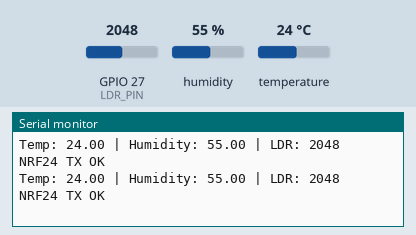
Recording of a sketch running on a simulated ESP32. Shown: the last lines printed to the serial monitor. The test bench sets the inputs (shaded band); at power-on: humidity 55 %, GPIO 27 (LDR_PIN) = 2048, temperature 24 °C. No radio packets arrive unless stated.

Above: at 1.7 s.
1.8 s: humidity set to 22 %
At 2.1 s:
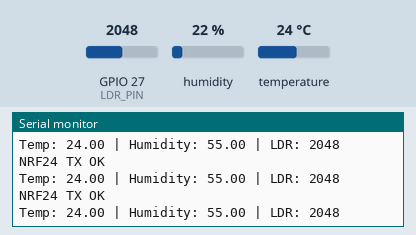
3.3 s: GPIO 27 (LDR_PIN) set to 2866
At 3.46 s:
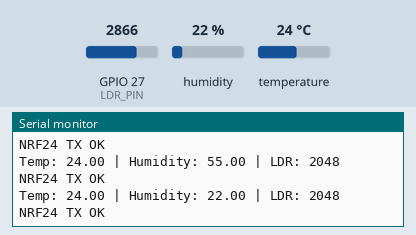
4.8 s: temperature set to 12 °C
At 4.81 s:
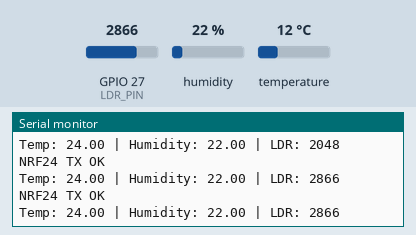
6.3 s: GPIO 27 (LDR_PIN) set to 3603
At 6.63 s:
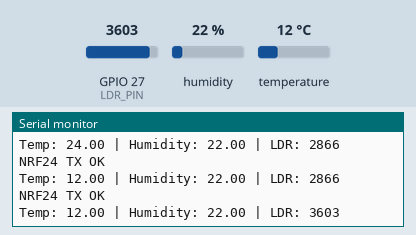
7.8 s: humidity set to 40 %
At 7.98 s:
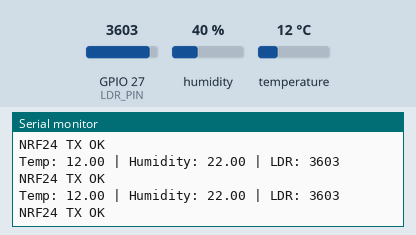
Timing chart, 0 to 10.3 s (numbered marks = the images above; inputs shaded):
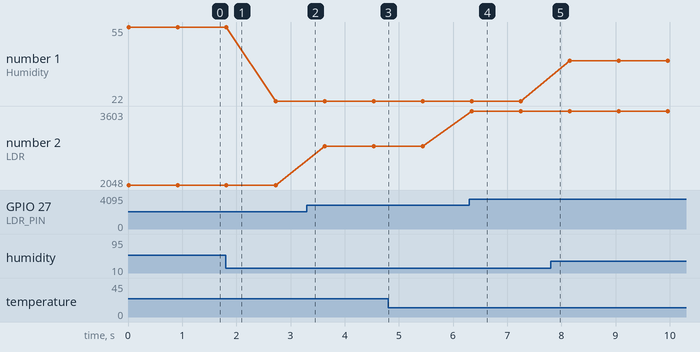

Measured:
- after the input at 6.3 s, the serial monitor: prints a new line at once (image 4)
- plotted number 1: 55 → 22 after the input at 1.8 s, 22 → 40 after the input at 7.8 s
- plotted number 2: 2048 → 2866 after the input at 3.3 s, 2866 → 3603 after the input at 6.3 s

The sketch:

transmitter2.ino
```cpp
//WORKING CODE


/*
*
*  - Transmitter Code
*
* Library: TMRh20/RF24, https://github.com/tmrh20/RF24/
*/
#include <SPI.h>
#include <nRF24L01.h>
#include <RF24.h>
#include <DHT.h>

RF24 radio(21, 5); // CE, CSN
const uint64_t address = 0xE8E8F0F0B2;

#define LED 2
#define DHTPIN 12
#define DHTTYPE DHT22
DHT dht(DHTPIN, DHTTYPE);

int LDR_PIN = 27;  // LDR analog pin

// Data structure to send
struct SensorPacket {
  float temperature;
  float humidity;
  int lightLevel;
};

SensorPacket packet;

void setup() {
  Serial.begin(9600);
  dht.begin();

  radio.begin();
  radio.openWritingPipe(address);
  radio.setPALevel(RF24_PA_MIN);
  radio.stopListening();

}

void loop() {

  // ---- Read sensors ----
  packet.temperature = dht.readTemperature();
  packet.humidity = dht.readHumidity();
  packet.lightLevel = analogRead(LDR_PIN);  // 0-1023

  // Safety check for DHT read
  if (isnan(packet.temperature) || isnan(packet.humidity)) {
    Serial.println("DHT read error");
    return;
  }

  // ---- Print to Serial Monitor ----
  Serial.print("Temp: "); Serial.print(packet.temperature);
  Serial.print(" | Humidity: "); Serial.print(packet.humidity);
  Serial.print(" | LDR: "); Serial.println(packet.lightLevel);

  // ---- Send packet over RF ----
   radio.write(&packet, sizeof(packet));
   delay(450);

  bool ok = radio.write(&packet, sizeof(packet));
if (!ok) {
  Serial.println("NRF24 TX FAILED");
} else {
  Serial.println("NRF24 TX OK");
}

  delay(450);
}
```
